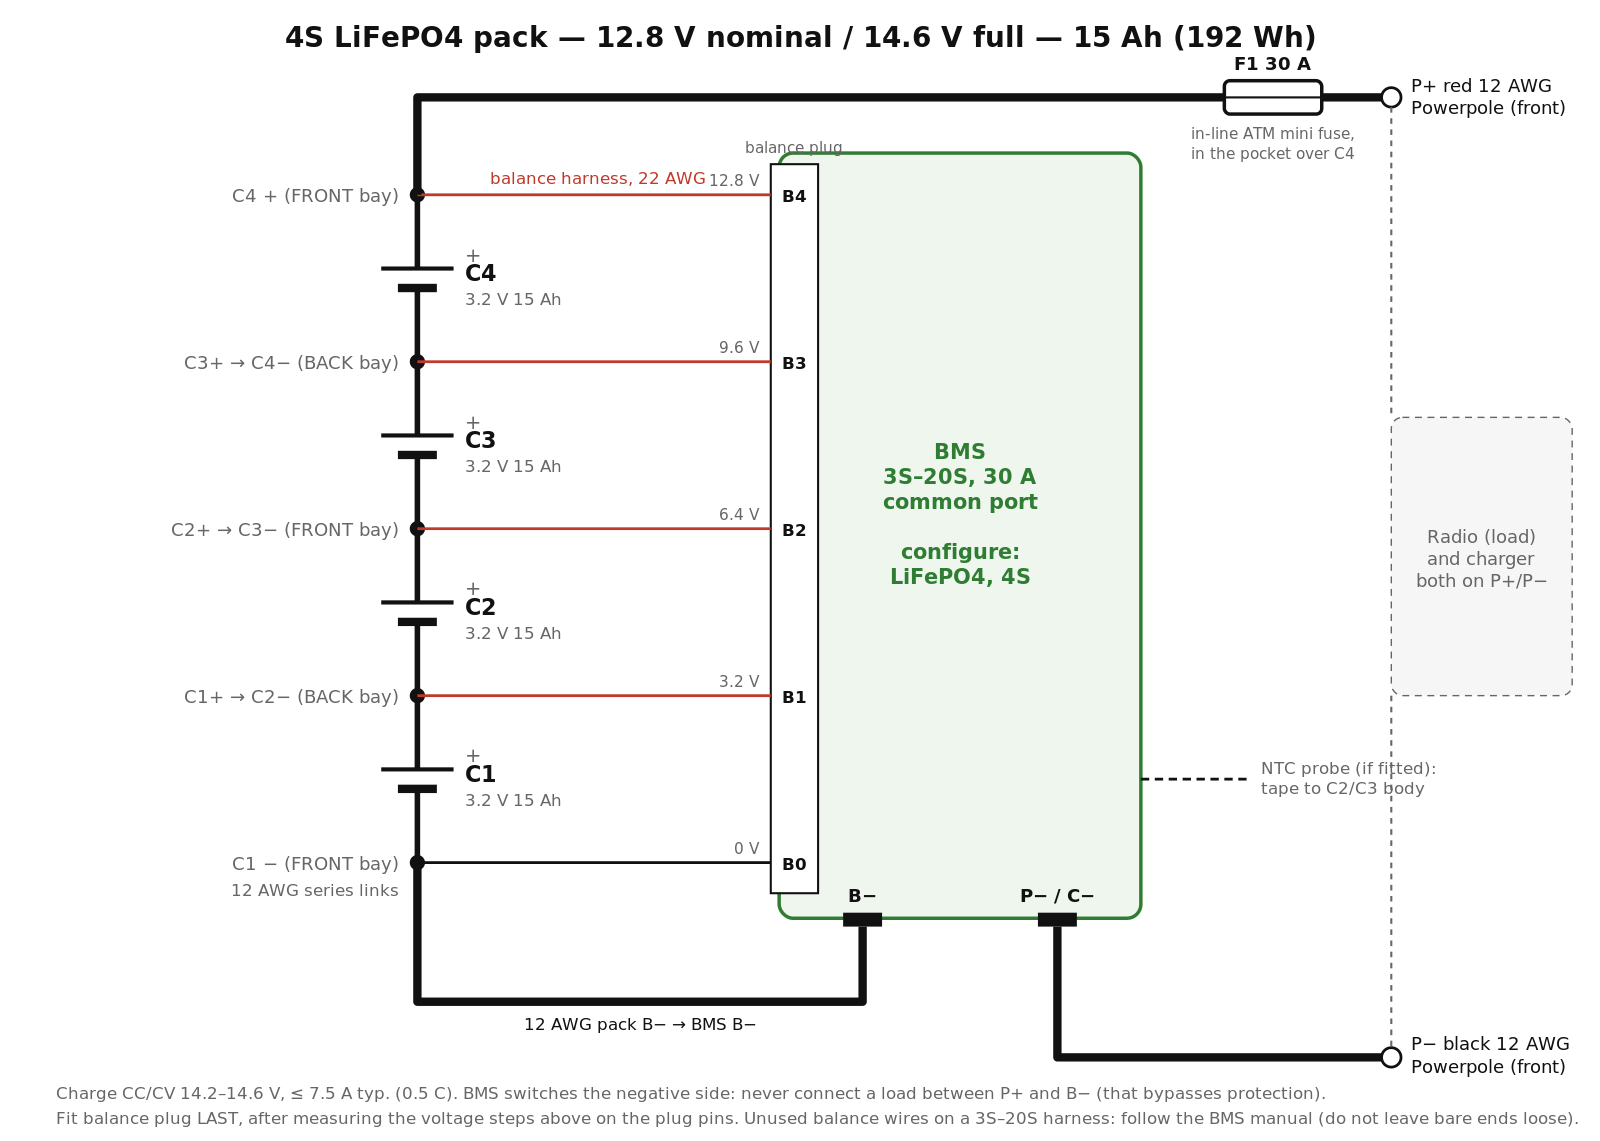

This chart was generated by the following Python code:
"""4S LiFePO4 pack + common-port BMS schematic (hand-laid SVG).
Run: python schematic.py  -> schematic.svg (+ schematic.png if cairosvg is installed)"""
import os

HERE = os.path.dirname(os.path.abspath(__file__))
W, H = 1150, 820
o = []
add = o.append
RED, BLK, GRY, GRN = "#c0392b", "#111", "#666", "#2e7d32"


def line(pts, w=2, c=BLK, dash=None):
    d = f' stroke-dasharray="{dash}"' if dash else ""
    add(f'<polyline points="{" ".join(f"{x},{y}" for x, y in pts)}" fill="none" stroke="{c}" '
        f'stroke-width="{w}" stroke-linejoin="round"{d}/>')


def text(x, y, s, size=14, c=BLK, anchor="start", weight="normal"):
    for i, ln in enumerate(s.split("\n")):
        add(f'<text x="{x}" y="{y + i * (size + 3)}" font-size="{size}" fill="{c}" text-anchor="{anchor}" '
            f'font-weight="{weight}" font-family="DejaVu Sans, Arial">{ln}</text>')


def dot(x, y, r=4.5, open_=False):
    add(f'<circle cx="{x}" cy="{y}" r="{r}" fill="{"white" if open_ else BLK}" stroke="{BLK}" stroke-width="2"/>')


add(f'<svg xmlns="http://www.w3.org/2000/svg" width="{W}" height="{H}" viewBox="0 0 {W} {H}">')
add(f'<rect width="{W}" height="{H}" fill="white"/>')
text(W / 2, 34, "4S LiFePO4 pack — 12.8 V nominal / 14.6 V full — 15 Ah (192 Wh)", 20, anchor="middle", weight="bold")

# ---------------- cell stack -----------------------------------------------------------
CX = 300
node_y = [620, 500, 380, 260, 140]           # B0 (pack −) ... B4 (pack +)
joints = ["C1 −  (FRONT bay)", "C1+ → C2−  (BACK bay)", "C2+ → C3−  (FRONT bay)",
          "C3+ → C4−  (BACK bay)", "C4 +  (FRONT bay)"]
for i in range(4):
    yb, yt = node_y[i], node_y[i + 1]
    yc = (yb + yt) / 2
    line([(CX, yt), (CX, yc - 7)], 4)
    line([(CX - 26, yc - 7), (CX + 26, yc - 7)], 3)          # long plate = +
    line([(CX - 14, yc + 7), (CX + 14, yc + 7)], 6)          # short plate = −
    line([(CX, yc + 7), (CX, yb)], 4)
    text(CX + 34, yc - 12, "+", 14, GRY)
    text(CX + 34, yc + 2, f"C{i + 1}", 16, weight="bold")
    text(CX + 34, yc + 19, "3.2 V 15 Ah", 12, GRY)
for i, y in enumerate(node_y):
    dot(CX, y)
    text(CX - 14, y + 5, joints[i], 13, GRY, anchor="end")
text(CX - 14, node_y[0] + 24, "12 AWG series links", 12, GRY, anchor="end")

# ---------------- BMS ---------------------------------------------------------------------
BX0, BX1, BY0, BY1 = 560, 820, 110, 660
add(f'<rect x="{BX0}" y="{BY0}" width="{BX1 - BX0}" height="{BY1 - BY0}" rx="10" fill="#eef6ee" '
    f'stroke="{GRN}" stroke-width="2.5"/>')
text((BX0 + BX1) / 2, 330, "BMS\n3S–20S, 30 A\ncommon port\n\nconfigure:\nLiFePO4, 4S", 15, GRN,
     anchor="middle", weight="bold")
# balance connector block on left edge
add(f'<rect x="{BX0 - 6}" y="{node_y[4] - 22}" width="34" height="{node_y[0] - node_y[4] + 44}" '
    f'fill="white" stroke="{BLK}" stroke-width="1.5"/>')
text(BX0 + 11, node_y[4] - 30, "balance plug", 11, GRY, anchor="middle")
for i, y in enumerate(node_y):
    line([(CX, y), (BX0 - 6, y)], 2, RED if i else BLK)
    text(BX0 + 11, y + 5, f"B{i}", 12, anchor="middle", weight="bold")
text((CX + BX0) / 2, node_y[4] - 8, "balance harness, 22 AWG", 12, RED, anchor="middle")
volts = ["0 V", "3.2 V", "6.4 V", "9.6 V", "12.8 V"]
for y, v in zip(node_y, volts):
    text(BX0 - 14, y - 6, v, 11, GRY, anchor="end")

# main pads on the bottom edge
BMX, PMX = 620, 760
for x, lbl in ((BMX, "B−"), (PMX, "P− / C−")):
    add(f'<rect x="{x - 14}" y="{BY1 - 4}" width="28" height="10" fill="{BLK}"/>')
    text(x, BY1 - 12, lbl, 13, anchor="middle", weight="bold")

# B− path (thick)
line([(CX, node_y[0]), (CX, 720), (BMX, 720), (BMX, BY1 + 6)], 6)
text((CX + BMX) / 2, 740, "12 AWG  pack B− → BMS B−", 12, anchor="middle")
# P− out
line([(PMX, BY1 + 6), (PMX, 760), (1000, 760)], 6)
dot(1000, 760, 7, open_=True)
text(1014, 755, "P−  black 12 AWG\nPowerpole (front)", 13)

# B+ → fuse → P+
line([(CX, node_y[4]), (CX, 70), (880, 70)], 6)
add(f'<rect x="880" y="58" width="70" height="24" rx="4" fill="white" stroke="{BLK}" stroke-width="2.5"/>')
line([(880, 70), (950, 70)], 1.5)
text(915, 50, "F1  30 A", 13, anchor="middle", weight="bold")
text(915, 100, "in-line ATM mini fuse,\nin the pocket over C4", 11, GRY, anchor="middle")
line([(950, 70), (1000, 70)], 6)
dot(1000, 70, 7, open_=True)
text(1014, 66, "P+  red 12 AWG\nPowerpole (front)", 13)

# NTC
line([(BX1, 560), (900, 560)], 2, dash="6,4")
text(906, 556, "NTC probe (if fitted):\ntape to C2/C3 body", 12, GRY)

# load / charger
add(f'<rect x="1000" y="300" width="130" height="200" rx="8" fill="#f6f6f6" stroke="{GRY}" stroke-dasharray="5,4"/>')
text(1065, 390, "Radio (load)\nand charger\nboth on P+/P−", 13, GRY, anchor="middle")
line([(1000, 77), (1000, 300)], 1.5, GRY, "4,4")
line([(1000, 500), (1000, 753)], 1.5, GRY, "4,4")

text(40, 790, "Charge CC/CV 14.2–14.6 V, ≤ 7.5 A typ. (0.5 C).  BMS switches the negative side: never connect a load "
     "between P+ and B− (that bypasses protection).", 12, GRY)
text(40, 808, "Fit balance plug LAST, after measuring the voltage steps above on the plug pins.  Unused balance "
     "wires on a 3S–20S harness: follow the BMS manual (do not leave bare ends loose).", 12, GRY)
add("</svg>")

svg = "\n".join(o)
open(os.path.join(HERE, "schematic.svg"), "w").write(svg)
try:
    import cairosvg
    cairosvg.svg2png(bytestring=svg.encode(), write_to=os.path.join(HERE, "schematic.png"), output_width=1600)
except ImportError:
    pass
